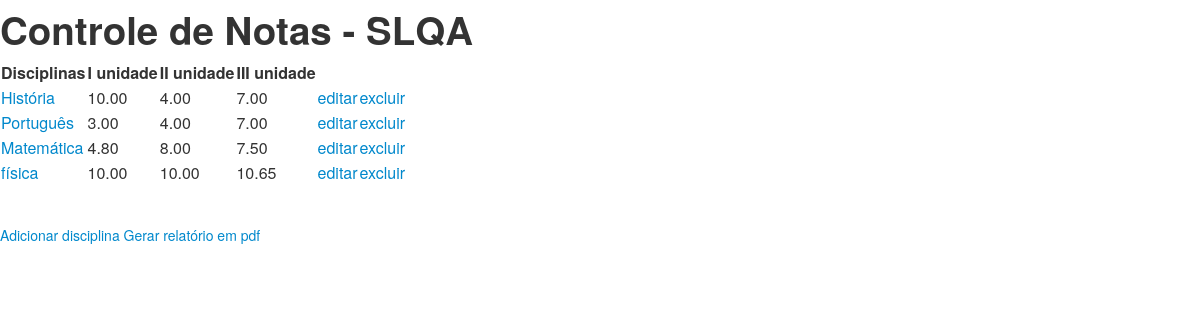
The page / on the database its author committed.
### medias/models.py (models this page shows, shortened)
class Disciplina(models.Model):
    nome = models.CharField(max_length=30)
    nota1 = models.DecimalField(max_digits=4, decimal_places=2)
    nota2 = models.DecimalField(max_digits=4, decimal_places=2)
    nota3 = models.DecimalField(max_digits=4, decimal_places=2)

### medias/views.py (the view)
# urls.py: url(r'^$', 'medias.views.index'),
def index(request):
    return render_to_response('index.html', {
        'disciplinas': Disciplina.objects.all()
    })

### templates/index.html
{% extends 'base.html' %}
{% block title %}Controle de Notas - SLQA{% endblock %}
{% block content %}
     <table>
            <thead>
              <tr>
                <th>Disciplinas</th>
                <th>I unidade</th>
                <th>II unidade</th>
                <th>III unidade</th>
                <th></th>
                <th></th>
              </tr>
            </thead>
            <tbody>
            {% for disciplina in disciplinas %}
            <tr>
                <td>
                    <a href="/editar/{{ disciplina.id }}/">
                    {{ disciplina.nome }}
                    </a>
                </td>
                <td>{{ disciplina.nota1 }}</td>
                <td>{{ disciplina.nota2 }}</td>
                <td>{{ disciplina.nota3 }}</td>
                <td>
                    <a href="/editar/{{ disciplina.id }}/">editar</a>
                </td>
                <td>
                    <a href="/excluir/{{ disciplina.id }}/">excluir</a>
                </td>
                {% empty %}
                <td>
                  Não existem disciplinas cadastradas.
                </td>
            </tr>
            {% endfor %}
            </tbody>
          </table>
    <br><br>
    <a href="/adicionar/"> Adicionar disciplina</a>
    <a href="/gerarpdf/"> Gerar relatório em pdf</a>
{% endblock %}

### templates/base.html (shortened to what this page needs)
<html>
    {% load staticfiles %}
    <link rel="stylesheet" type="text/css" href="{% static 'medias/css/bootstrap.css' %}" />
    <head>
    </head>
    <body>
        <h1>{% block title %}Controle de notas | Equipe SLQA{% endblock %}</h1>
        {% block content %}
        {% endblock %}
    </body>
</html>

### rows shown on the page
Disciplina: nome "História", nota1 "10.00", nota2 "4.00", nota3 "7.00"
Disciplina: nome "Português", nota1 "3.00", nota2 "4.00", nota3 "7.00"
Disciplina: nome "Matemática", nota1 "4.80", nota2 "8.00", nota3 "7.50"
Disciplina: nome "física", nota1 "10.00", nota2 "10.00", nota3 "10.65"
